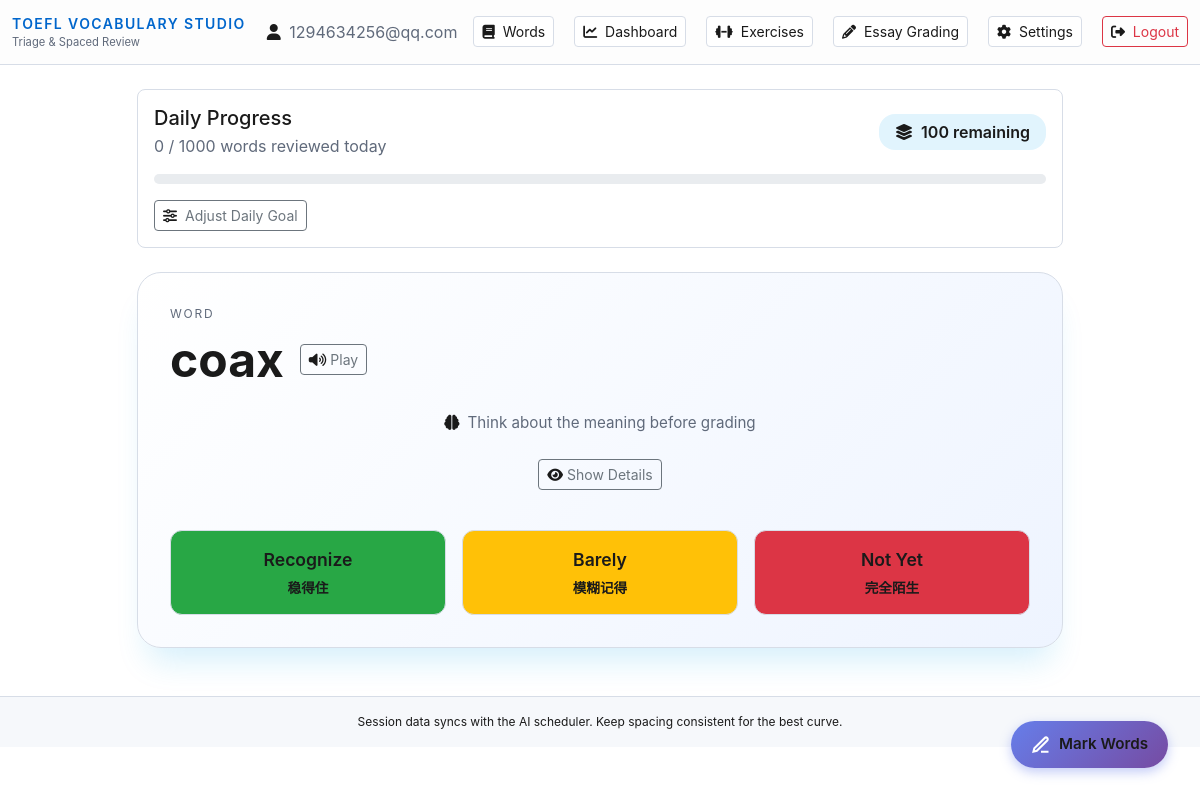
Page /session (signed in) on the committed database.
### models.py (models this page shows, shortened)
class User(db.Model):
    __tablename__ = 'users'
    id = db.Column(db.Integer, primary_key=True, index=True)
    email = db.Column(db.String(255), unique=True, index=True, nullable=False)
    password_hash = db.Column(db.String(255), nullable=False)
    daily_goal = db.Column(db.Integer, default=20, nullable=False)
    created_at = db.Column(db.DateTime(timezone=True), default=utcnow, nullable=False)
    words = db.relationship('UserWord', back_populates='user', cascade='all, delete-orphan')
    reviews = db.relationship('ReviewLog', back_populates='user', cascade='all, delete-orphan')

class Word(db.Model):
    __tablename__ = 'words'
    id = db.Column(db.Integer, primary_key=True, index=True)
    lemma = db.Column(db.String(255), unique=True, index=True, nullable=False)
    definition = db.Column(db.Text, nullable=False)
    example = db.Column(db.Text, nullable=False)
    cn_gloss = db.Column(db.String(255), nullable=True)
    pronunciation_audio_url = db.Column(db.String(500), nullable=True)
    pronunciation_pitfall_cn = db.Column(db.Text, nullable=True)
    user_words = db.relationship('UserWord', back_populates='word', cascade='all, delete-orphan')
    reviews = db.relationship('ReviewLog', back_populates='word', cascade='all, delete-orphan')
    def to_dict(self):
        return {
            'id': self.id,
            'lemma': self.lemma,
            'definition': self.definition,
            'example': self.example,
            'cn_gloss': self.cn_gloss,
            'pronunciation_audio_url': self.pronunciation_audio_url,
            'pronunciation_pitfall_cn': self.pronunciation_pitfall_cn
        }

### app.py (the view)
@app.route('/session')
@login_required
def vocab_session():
    user = get_current_user()
    if not user:
        return redirect(url_for('login'))
    total, new_cards, review_cards = get_todays_progress(user.id)
    remaining = max(user.daily_goal - total, 0)
    goal_met = user.daily_goal > 0 and remaining <= 0
    session_id = session.get('vocab_session_id')
    card = None
    if goal_met:
        sess = None
    else:
        if not session_id or session_id not in active_sessions:
            session_id = create_vocab_session(user.id, remaining)
            session['vocab_session_id'] = session_id
        sess = active_sessions.get(session_id)
        if not sess or not sess['queue']:
            session_id = create_vocab_session(user.id, remaining)
            session['vocab_session_id'] = session_id
            sess = active_sessions[session_id]
        if sess.get('_normalized') is not True:
            sess['queue'] = deque(
                [item.id if isinstance(item, Word) else item for item in list(sess['queue'])]
            )
            sess['queue_ids'] = {
                item.id if isinstance(item, Word) else item for item in sess.get('queue_ids', set())
            }
            sess['seen'] = {
                item.id if isinstance(item, Word) else item for item in sess.get('seen', set())
            }
            sess['_normalized'] = True
        if sess['queue']:
            current_entry = sess['queue'][0]
            if isinstance(current_entry, Word):
                current_id = current_entry.id
                sess['queue'][0] = current_id
            else:
                current_id = current_entry
            current_word = Word.query.get(current_id)
            if current_word is not None:
                audio_path = ensure_pronunciation_audio(current_word)
                card = {
                    'word': current_word.to_dict(),
                    'remaining': len(sess['queue']),
                    'audio_url': url_for('static', filename=audio_path) if audio_path else None
                }
    todays_words = get_words_reviewed_today(user.id)
    exercise_ready = goal_met and len(todays_words) > 0
    return render_template(
        'session.html',
        user=user,
        card=card,
        progress={
            'goal': user.daily_goal,
            'reviewed': total,
            'new_count': new_cards,
            'review_count': review_cards,
            'remaining': remaining
        },
        session_id=session_id,
        goal_met=goal_met,
        todays_words=todays_words,
        exercise_ready=exercise_ready
    )

### templates/session.html (shortened to what this page needs)
{% extends "base.html" %}
{% block content %}
<div class="row justify-content-center">
    <div class="col-lg-10">
        <div class="card mb-4 p-3">
            <div class="d-flex justify-content-between align-items-center">
                <div>
                    <h5 class="mb-1">Daily Progress</h5>
                    <p class="text-muted mb-0">
                        {{ progress.reviewed }} / {{ progress.goal }} words reviewed today
                    </p>
                </div>
                <div class="text-end">
                    <span class="progress-badge">
                        <i class="fas fa-layer-group me-1"></i>
                        {{ card.remaining if card else 0 }} remaining
                    </span>
                </div>
            </div>
            <div class="progress mt-3" style="height: 10px;">
            </div>
            <div class="mt-3">
                <button class="btn btn-sm btn-outline-secondary" type="button" data-bs-toggle="collapse" data-bs-target="#goal-adjust-collapse">
                    <i class="fas fa-sliders-h me-2"></i>Adjust Daily Goal
                </button>
            </div>
        </div>
        {% if card %}
        <div class="vocab-card" id="vocab-card">
            <div class="row">
                <div class="col-12">
                    <p class="text-uppercase text-muted mb-2" style="letter-spacing: 0.15em; font-size: 0.75rem;">
                        Word
                    </p>
                    <div class="d-flex align-items-center gap-3 flex-wrap">
                        <h1 class="word-lemma mb-0">{{ card.word.lemma }}</h1>
                        {% if card.audio_url %}
                        <button class="btn btn-outline-secondary btn-sm" type="button" onclick="playWordAudio()">
                            <i class="fas fa-volume-up me-1"></i>Play
                        </button>
                        {% endif %}
                    </div>
                </div>
            </div>
            <div class="text-center mt-4" id="think-prompt">
                <p class="text-muted" style="font-size: 0.95rem;">
                    <i class="fas fa-brain me-2"></i>Think about the meaning before grading
                </p>
                <button class="btn btn-outline-secondary btn-sm mt-2" onclick="revealDetails()">
                    <i class="fas fa-eye me-1"></i>Show Details
                </button>
            </div>
            <div class="row g-3 mt-4" id="grade-buttons">
                <div class="col-md-4">
                    <button class="btn btn-success grade-btn w-100" onclick="gradeWord('recognize')" id="btn-recognize">
                        <div class="d-flex flex-column align-items-center">
                            <span style="font-size: 1.1rem;">Recognize</span>
                            <small class="mt-1" style="font-size: 0.85rem;">稳得住</small>
                        </div>
                    </button>
                </div>
                <div class="col-md-4">
                    <button class="btn btn-warning grade-btn w-100" onclick="gradeWord('barely')" id="btn-barely">
                        <div class="d-flex flex-column align-items-center">
                            <span style="font-size: 1.1rem;">Barely</span>
                            <small class="mt-1" style="font-size: 0.85rem;">模糊记得</small>
                        </div>
                    </button>
                </div>
                <div class="col-md-4">
                    <button class="btn btn-danger grade-btn w-100" onclick="gradeWord('not')" id="btn-not">
                        <div class="d-flex flex-column align-items-center">
                            <span style="font-size: 1.1rem;">Not Yet</span>
                            <small class="mt-1" style="font-size: 0.85rem;">完全陌生</small>
                        </div>
                    </button>
                </div>
            </div>
        </div>
        {% endif %}
    </div>
</div>
{% endblock %}

### templates/base.html (shortened to what this page needs)
<!DOCTYPE html>
<html lang="en">
<head>
    <link href="https://cdn.jsdelivr.net/npm/bootstrap@5.3.2/dist/css/bootstrap.min.css" rel="stylesheet">
    <link href="https://cdnjs.cloudflare.com/ajax/libs/font-awesome/6.4.0/css/all.min.css" rel="stylesheet">
    <link rel="stylesheet" href="{{ url_for('static', filename='css/unfamiliar_words.css') }}">
</head>
<body>
    <nav class="navbar navbar-light">
        <div class="container-fluid">
            <a class="navbar-brand d-flex flex-column" href="{{ url_for('index') }}">
                <span class="brand-text">TOEFL Vocabulary Studio</span>
                <small class="text-muted" style="font-size: 0.7rem;">Triage & Spaced Review</small>
            </a>
            <div class="d-flex align-items-center gap-3">
                {% if session.user_id %}
                    <span class="text-muted">
                        <i class="fas fa-user me-1"></i>
                        {{ session.user_email }}
                    </span>
                    <a href="{{ url_for('browse_words') }}" class="btn btn-sm btn-outline-light me-1">
                        <i class="fas fa-book me-1"></i> Words
                    </a>
                    <a href="{{ url_for('main_dashboard') }}" class="btn btn-sm btn-outline-light me-1">
                        <i class="fas fa-chart-line me-1"></i> Dashboard
                    </a>
                    <a href="{{ url_for('exercises_hub') }}" class="btn btn-sm btn-outline-light me-1">
                        <i class="fas fa-dumbbell me-1"></i> Exercises
                    </a>
                    <a href="{{ url_for('essay_grading_home') }}" class="btn btn-sm btn-outline-light me-1">
                        <i class="fas fa-pencil-alt me-1"></i> Essay Grading
                    </a>
                    <a href="{{ url_for('settings') }}" class="btn btn-sm btn-outline-light me-1">
                        <i class="fas fa-cog me-1"></i> Settings
                    </a>
                    <a href="{{ url_for('logout') }}" class="btn btn-sm btn-outline-danger">
                        <i class="fas fa-sign-out-alt me-1"></i> Logout
                    </a>
                {% else %}
                    <a href="{{ url_for('login') }}" class="btn btn-sm btn-outline-light">Login</a>
                    <a href="{{ url_for('register') }}" class="btn btn-sm btn-primary">Register</a>
                {% endif %}
            </div>
        </div>
    </nav>
    <main class="container my-4">
        {% block content %}{% endblock %}
    </main>
    <footer class="footer text-center py-3 mt-5">
        <div class="container">
            Session data syncs with the AI scheduler. Keep spacing consistent for the best curve.
        </div>
    </footer>
</body>
</html>

### rows in the picture
User: user_email "1294634256@qq.com", goal "1000"
Word: word.lemma "coax"

### other values in the picture
{{ progress.reviewed }} "0"
{{ card.remaining if card else 0 }} "100"
